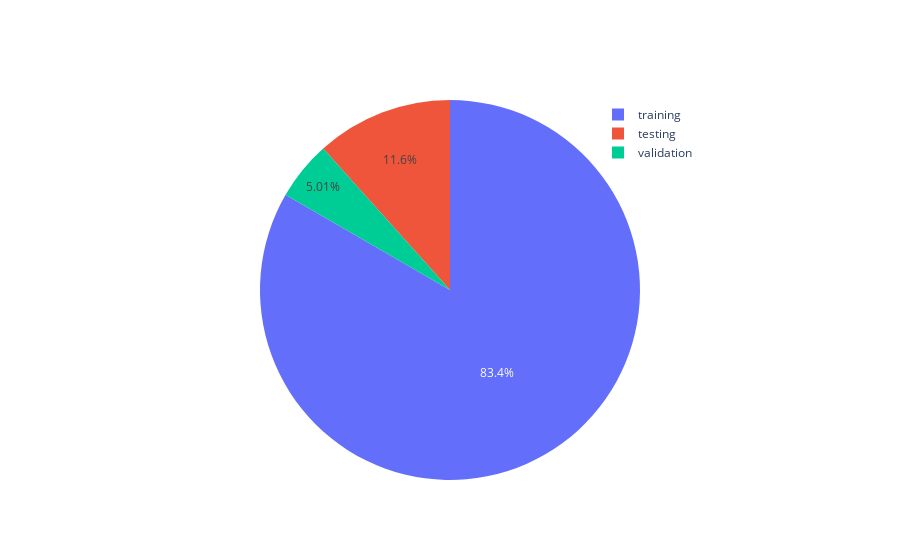
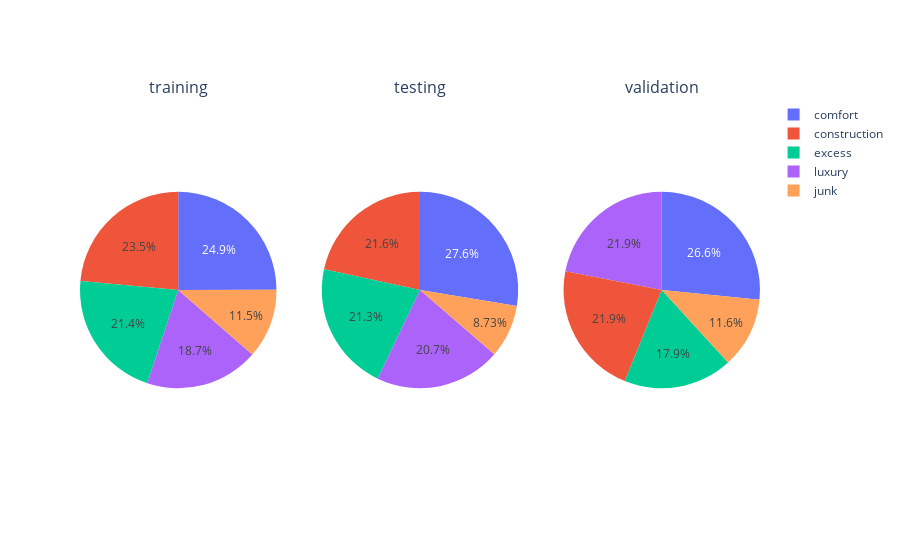

Source (notebook cell) for these figures, in order:
### Code cell
images = extract()
figure = Figure()
counts = images['group'].value_counts()
figure.add_trace(Pie(labels=counts.index, values=counts.values, name=''))
figure.update_layout(legend={'x': 0.7})
figure.show()
figure = make_subplots(
    cols=len(groups),
    specs=[[{'type': 'domain'}] * len(groups)],
    subplot_titles=list(groups)
)
for i, group in enumerate(groups, 1):
    counts = images[images['group'] == group]['interior'].value_counts().sort_index()
    figure.add_trace(
        Pie(labels=[interiors[j] for j in counts.index], values=counts.values, name=''),
        row=1,
        col=i
    )
figure.show()

### Figure 1 — Plotly figure (JSON) as saved in the notebook; plotly's stock layout.template omitted (floating-point values rounded to 4 significant figures)
{"data": [{"labels": ["training", "testing", "validation"], "name": "", "type": "pie", "values": [80112, 11184, 4816]}], "layout": {"legend": {"x": 0.7}}}

### Figure 2 — Plotly figure (JSON) as saved in the notebook; plotly's stock layout.template omitted (floating-point values rounded to 4 significant figures)
{"data": [{"domain": {"x": [0, 0.2889], "y": [0, 1]}, "labels": ["luxury", "comfort", "junk", "construction", "excess"], "name": "", "type": "pie", "values": [14976, 19984, 9184, 18848, 17120]}, {"domain": {"x": [0.3556, 0.6444], "y": [0, 1]}, "labels": ["luxury", "comfort", "junk", "construction", "excess"], "name": "", "type": "pie", "values": [2320, 3088, 976, 2416, 2384]}, {"domain": {"x": [0.7111, 1], "y": [0, 1]}, "labels": ["luxury", "comfort", "junk", "construction", "excess"], "name": "", "type": "pie", "values": [1056, 1280, 560, 1056, 864]}], "layout": {"annotations": [{"font": {"size": 16}, "showarrow": false, "text": "training", "x": 0.1444, "xanchor": "center", "xref": "paper", "y": 1, "yanchor": "bottom", "yref": "paper"}, {"font": {"size": 16}, "showarrow": false, "text": "testing", "x": 0.5, "xanchor": "center", "xref": "paper", "y": 1, "yanchor": "bottom", "yref": "paper"}, {"font": {"size": 16}, "showarrow": false, "text": "validation", "x": 0.8556, "xanchor": "center", "xref": "paper", "y": 1, "yanchor": "bottom", "yref": "paper"}]}}
